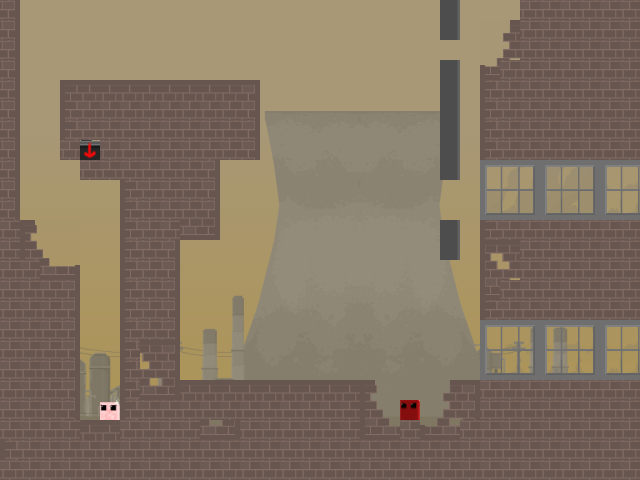

A 2D game scene composited from a Tiled map and its tileset images. What follows is a short description and the map's XML, with each tile layer's data collapsed to a summary:
An orthogonal 32x24 tile map with 20x20 px tiles, 3 tile layers (background, foreground, stationary), 5 tilesets and 18 objects.

<map version="1.0" orientation="orthogonal" renderorder="right-down" width="32" height="24" tilewidth="20" tileheight="20" nextobjectid="40">
 <tileset firstgid="1" name="myimages" tilewidth="20" tileheight="20">
  <image source="myimages.png" width="320" height="20" />
 </tileset>
 <tileset firstgid="17" name="factorytiles01" tilewidth="20" tileheight="20">
  <image source="factorytiles01.png" width="600" height="600" />
 </tileset>
 <tileset firstgid="917" name="eobstacles" tilewidth="20" tileheight="20">
  <image source="eobstacles.png" width="1020" height="1020" />
 </tileset>
 <tileset firstgid="3518" name="factorytiles02" tilewidth="20" tileheight="20">
  <image source="factorytiles02.png" width="800" height="600" />
 </tileset>
 <tileset firstgid="4718" name="factoryp02" tilewidth="20" tileheight="20">
  <image source="factoryp02.png" width="640" height="480" />
 </tileset>
 <layer name="background" width="32" height="24" opacity="0.9">
  <data>[768 cells, 768 non-empty, 768 distinct tile ids]</data>
 </layer>
 <layer name="foreground" width="32" height="24">
  <data>[768 cells, 638 non-empty, 633 distinct tile ids]</data>
 </layer>
 <layer name="stationary" width="32" height="24">
  <data>[768 cells, 433 non-empty, 64 distinct tile ids]</data>
 </layer>
 <objectgroup name="rectangle">
  <object id="2" x="0" y="0" width="20" height="480" />
  <object id="3" x="20" y="220" width="15" height="260" />
  <object id="4" x="35" y="250" width="15" height="230" />
  <object id="6" x="50" y="265" width="30" height="215" />
  <object id="7" x="80" y="420" width="560" height="60" />
  <object id="8" x="120" y="380" width="255" height="40" />
  <object id="9" x="445" y="380" width="195" height="40" />
  <object id="10" x="480" y="65" width="160" height="315" />
  <object id="11" x="510" y="20" width="130" height="45" />
  <object id="12" x="520" y="0" width="120" height="20" />
  <object id="23" x="120" y="180" width="60" height="200" />
  <object id="28" x="60" y="80" width="200" height="80" />
  <object id="29" x="80" y="160" width="140" height="20" />
  <object id="30" x="180" y="180" width="40" height="60" />
 </objectgroup>
 <objectgroup name="saws">
  <object id="31" x="415" y="10" width="85" height="85">
   <ellipse />
  </object>
  <object id="33" x="420" y="100" width="60" height="60">
   <ellipse />
  </object>
  <object id="34" x="405" y="170" width="70" height="70">
   <ellipse />
  </object>
  <object id="38" x="425" y="240" width="60" height="60">
   <ellipse />
  </object>
 </objectgroup>
</map>